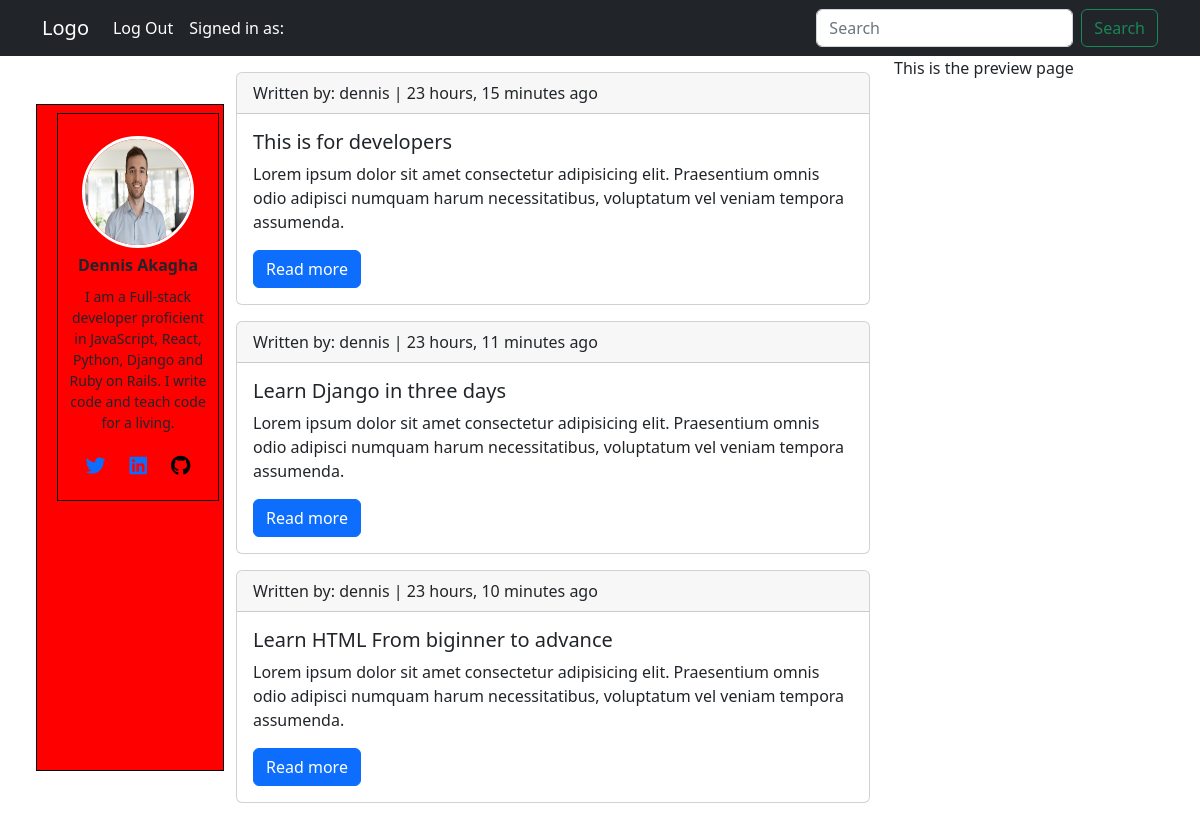
The app's page / (signed in) with its own data.
### blog/models.py (models this page shows, shortened)
class Post(models.Model):
    author = models.ForeignKey(User, on_delete=models.CASCADE)
    title = models.CharField(max_length = 150)
    body = models.TextField()
    dateCreated = models.DateTimeField(default=timezone.now)

### blog/views.py (the view)
# urls.py: path("", views.home, name="home")
def home(request):
    posts = Post.objects.all()
    context = {'posts': posts}
    return render(request, 'blog/home.html', context)

### blog/templates/blog/home.html
{% extends 'blog/base.html' %}
{% load static %}
{% block content %}
<div class="mx-5">
    <div class="row">
      <div class="col-sm-4 col-md-2 text-center my-5 left">
       {% include "blog/profile.html" %}
      </div>
      <div class="col-sm-4 offset-sm-2 col-md-7 offset-md-0 center">
        {% for post in posts %}
        <div class="card my-3">
            <div class="card-header">
              Written by: {{ post.author }} | {{post.dateCreated|timesince}} ago
            </div>
            <div class="card-body">
              <h5 class="card-title">{{ post.title }}</h5>
              <p class="card-text">{{ post.body }}</p>
              <a href="#" class="btn btn-primary">Read more</a>
            </div>
          </div>
        {% endfor %}
      </div>
      <div class="col-sm-4 offset-sm-2 col-md-3 offset-md-0 right">
        <p>This is the preview page</p>
      </div>
    </div>
  </div>
{% endblock content %}

### blog/templates/blog/profile.html
{% load static %}
<div class="profile-page">
    <div class="image mt-3">
        <img src= {% static 'blog/images/profile-1.jpg' %} alt="profile-image">
    </div>
    <p class="full-name">{{ user.get_full_name }}</p>
    <p class='bio p-1'>I am a Full-stack developer proficient in JavaScript, React, Python, Django and Ruby on Rails. I write code and teach code for a living.</p>
    <div class="social-icons d-flex justify-content-center gap-4 my-3">
        <a href=""><i class="fa-brands fa-twitter fa-lg"></i></a>
        <a href=""><i class="fa-brands fa-linkedin fa-lg"></i></a>
        <a href=""><i class="fa-brands fa-github fa-lg"></i></a>
    </div>
</div>

### blog/static/blog/styles/home.css (style rules this page uses)
.row .left { border: 1px solid black; background: red; }
.row .left { border: 1px solid black !important; }

### blog/static/blog/styles/profile.css (style rules this page uses)
.fa-github { color: black; }
.profile-page { border: 1px solid black; padding: 0.4rem; width: 100%; margin: 0.5rem; }
.profile-page .image img { border-radius: 50%; height: 7rem; width: 7rem; border: 3px solid white; }
.full-name { font-size: 1rem; margin: 5px 0; font-weight: bold; }
.bio { font-size: 14px; }

### records on screen
Post: author "dennis", dateCreated "23 hours, 15 minutes", title "This is for developers", body "Lorem ipsum dolor sit amet consectetur adipisicing elit. Praesentium omnis odio adipisci numquam harum necessitatibus, voluptatum vel veniam tempora assumenda."
Post: author "dennis", dateCreated "23 hours, 11 minutes", title "Learn Django in three days", body "Lorem ipsum dolor sit amet consectetur adipisicing elit. Praesentium omnis odio adipisci numquam harum necessitatibus, voluptatum vel veniam tempora assumenda."
Post: author "dennis", dateCreated "23 hours, 10 minutes", title "Learn HTML From biginner to advance", body "Lorem ipsum dolor sit amet consectetur adipisicing elit. Praesentium omnis odio adipisci numquam harum necessitatibus, voluptatum vel veniam tempora assumenda."

### other values on screen
{{ user.get_full_name }} "Dennis Akagha"
